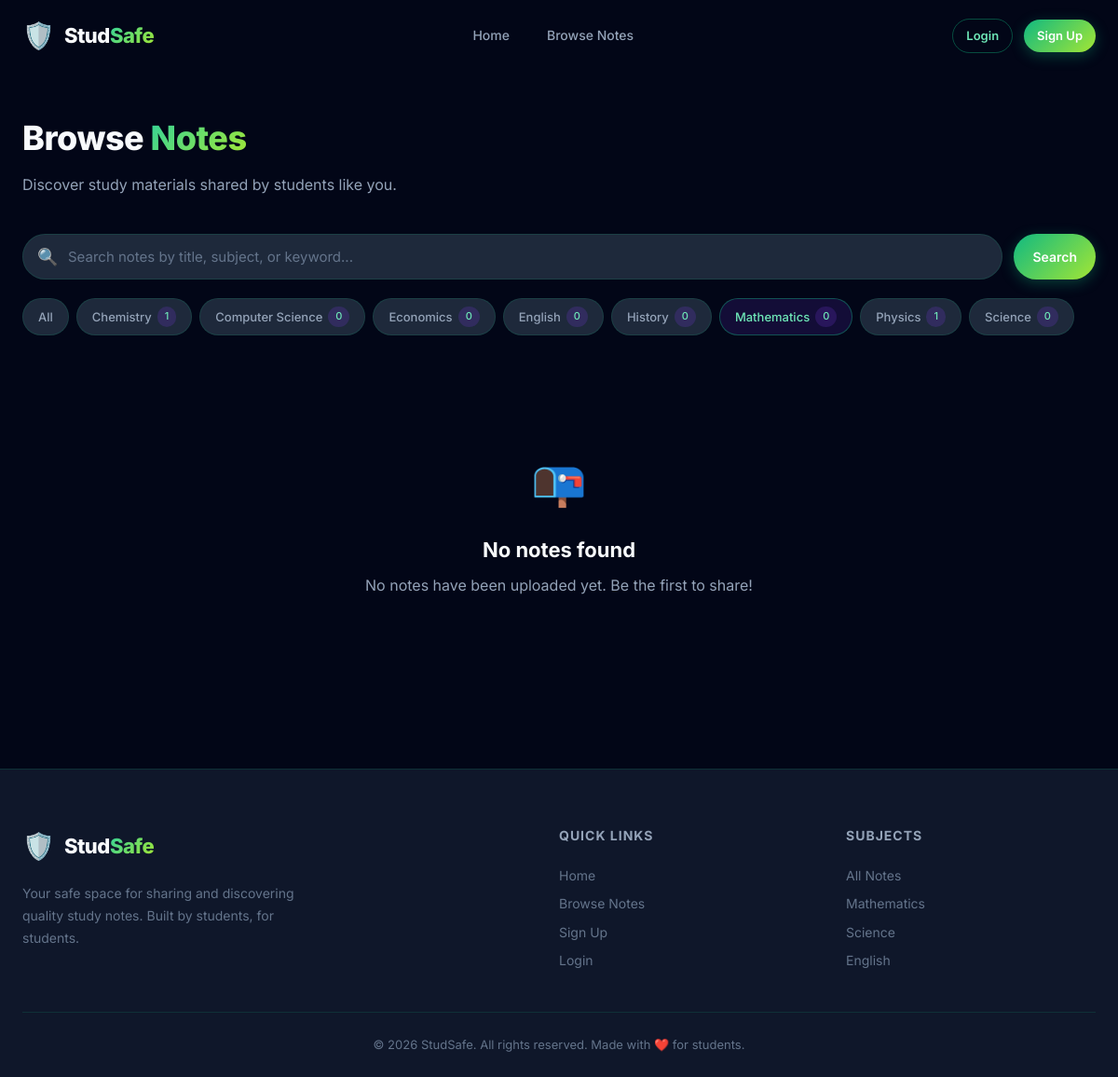
The app's page /browse/?subject=1 with its own data.
### studapp/models.py (models this page shows, shortened)
class Subject(models.Model):
    name = models.CharField(max_length=100, unique=True)
    icon = models.CharField(max_length=50, default='📘')  # emoji icon
    description = models.TextField(blank=True, default='')
    created_at = models.DateTimeField(auto_now_add=True)
    class Meta:
        ordering = ['name']

### studapp/views.py (the view)
# urls.py: path('browse/', views.browse_notes, name='browse'),
def browse_notes(request):
    notes = Note.objects.select_related('subject', 'uploaded_by')
    subjects = Subject.objects.annotate(note_count=Count('notes'))
    subject_id = request.GET.get('subject')
    if subject_id:
        notes = notes.filter(subject_id=subject_id)
    query = request.GET.get('q', '')
    if query:
        notes = notes.filter(
            Q(title__icontains=query) |
            Q(description__icontains=query) |
            Q(subject__name__icontains=query)
        )
    context = {
        'notes': notes,
        'subjects': subjects,
        'current_subject': subject_id,
        'search_query': query,
    }
    return render(request, 'browse.html', context)

### studapp/templates/browse.html (shortened to what this page needs)
{% extends 'base.html' %}
{% block content %}
<section class="browse-section" id="browse-section">
    <div class="section-container">
        <div class="browse-header" id="browse-header">
            <div>
                <h1 class="page-title">Browse <span class="gradient-text">Notes</span></h1>
                <p class="page-subtitle">Discover study materials shared by students like you.</p>
            </div>
        </div>
        <div class="browse-filters" id="browse-filters">
            <form method="get" class="search-form" id="search-form">
                <div class="search-input-wrap">
                    <span class="search-icon">🔍</span>
                    <input type="text" name="q" class="search-input"
                        placeholder="Search notes by title, subject, or keyword..." value="{{ search_query }}"
                        id="search-input">
                </div>
                <button type="submit" class="btn btn-primary" id="search-submit">Search</button>
            </form>
            <div class="subject-filters" id="subject-filters">
                <a href="{% url 'browse' %}" class="filter-chip {% if not current_subject %}active{% endif %}"
                    id="filter-all">All</a>
                {% for subject in subjects %}
                <a href="{% url 'browse' %}?subject={{ subject.id }}"
                    class="filter-chip {% if current_subject == subject.id|stringformat:'d' %}active{% endif %}"
                    id="filter-{{ subject.id }}">
                    {{ subject.icon }} {{ subject.name }} <span class="chip-count">{{ subject.note_count }}</span>
                </a>
                {% endfor %}
            </div>
        </div>
        {% if notes %}
        <div class="notes-grid" id="notes-grid">
            {% for note in notes %}
            <div class="note-card" id="note-{{ note.id }}">
                <div class="note-card-header">
                    <span class="note-subject-badge">{{ note.subject.icon }} {{ note.subject.name }}</span>
                    <span class="note-downloads">⬇️ {{ note.downloads }}</span>
                </div>
                <h3 class="note-title">{{ note.title }}</h3>
                <p class="note-desc">{{ note.description|truncatewords:20 }}</p>
                <div class="note-card-footer">
                    <span class="note-author">By {{ note.uploaded_by.first_name }} {{ note.uploaded_by.last_name
                        }}</span>
                    <span class="note-date">{{ note.created_at|timesince }} ago</span>
                </div>
                <div class="note-card-actions">
                    <a href="{% url 'download' note.id %}" class="btn btn-primary btn-sm" id="download-{{ note.id }}">⬇️
                        Download</a>
                    {% if user.is_authenticated %}
                    <a href="{% url 'toggle_bookmark' note.id %}" class="btn btn-outline btn-sm"
                        id="bookmark-{{ note.id }}">🔖 Bookmark</a>
                    {% endif %}
                </div>
            </div>
            {% endfor %}
        </div>
        {% else %}
        <div class="empty-state" id="empty-state">
            <div class="empty-icon">📭</div>
            <h3>No notes found</h3>
            <p>{% if search_query %}No results for "{{ search_query }}". Try a different search term.{% else %}No notes
                have been uploaded yet. Be the first to share!{% endif %}</p>
        </div>
        {% endif %}
    </div>
</section>
{% endblock %}

### studapp/static/style.css (style rules this page uses)
:root { --primary-50: #ecfdf5; --primary-100: #d1fae5; --primary-200: #a7f3d0; --primary-300: #6ee7b7; --primary-400: #34d399; --primary-500: #10b981; --primary-600: #059669; --primary-700: #047857; --accent-400: #a3e635; --accent-500: #84cc16; --bg-primary: #020617; --bg-secondary: #0f172a; --bg-tertiary: #1e293b; --bg-card: rgba(30, 41, 59, 0.6); --bg-card-hover: rgba(51, 65, 85, 0.7); --bg-primary-rgb: 2, 6, 23; --text-primary: #f8fafc; --text-secondary: #94a3b8; --text-muted: #64748b; --border-subtle: rgba(16, 185, 129, 0.15); --border-active: rgba(16, 185, 129, 0.4); --gradient-primary: linear-gradient(135deg, #10b981, #a3e635); --gradient-hero: linear-gradient(145deg, #020617 0%, #0f172a 50%, #020617 100%); --gradient-card: linear-gradient(145deg, rgba(16, 185, 129, 0.08), rgba(132, 204, 22, 0.05)); --gradient-text: linear-gradient(135deg, #34d399, #a3e635); --shadow-sm: 0 2px 8px rgba(0, 0, 0, 0.3); --shadow-md: 0 4px 20px rgba(0, 0, 0, 0.4); --shadow-lg: 0 8px 40px rgba(0, 0, 0, 0.5); --shadow-glow: 0 0 30px rgba(16, 185, 129, 0.2); --primary-shadow: rgba(16, 185, 129, 0.3); --primary-shadow-hover: rgba(16, 185, 129, 0.4); --container-max: 1200px; --section-padding: 100px 0; --ease-smooth: cubic-bezier(0.4, 0, 0.2, 1); --radius-sm: 8px; --radius-md: 12px; --radius-lg: 16px; --radius-xl: 24px; --radius-full: 9999px; }
*, *::before, *::after { margin: 0; padding: 0; box-sizing: border-box; }
html { scroll-behavior: smooth; }
body { font-family: 'Inter', -apple-system, BlinkMacSystemFont, sans-serif; background: var(--bg-primary); color: var(--text-primary); line-height: 1.6; overflow-x: hidden; -webkit-font-smoothing: antialiased; transition: background-color 0.4s var(--ease-smooth), color 0.4s var(--ease-smooth); }
a { color: var(--primary-300); text-decoration: none; transition: color 0.2s var(--ease-smooth); }
.gradient-text { background: var(--gradient-text); -webkit-background-clip: text; -webkit-text-fill-color: transparent; background-clip: text; }
.section-container { max-width: var(--container-max); margin: 0 auto; padding: 0 24px; }
.btn { display: inline-flex; align-items: center; justify-content: center; gap: 8px; padding: 10px 20px; border-radius: var(--radius-full); font-family: inherit; font-weight: 600; font-size: 14px; cursor: pointer; border: none; transition: all 0.3s var(--ease-smooth); text-decoration: none; white-space: nowrap; }
.btn-primary { background: var(--gradient-primary); color: white; box-shadow: 0 4px 15px var(--primary-shadow); }
.browse-section { padding-top: 120px; padding-bottom: 80px; min-height: 100vh; }
.browse-header { display: flex; align-items: flex-start; justify-content: space-between; margin-bottom: 40px; }
.page-title { font-size: clamp(28px, 3vw, 40px); font-weight: 800; letter-spacing: -0.5px; margin-bottom: 8px; }
.page-subtitle { font-size: 16px; color: var(--text-secondary); }
.browse-filters { margin-bottom: 40px; }
.search-form { display: flex; gap: 12px; margin-bottom: 20px; }
.search-input-wrap { flex: 1; position: relative; }
.search-icon { position: absolute; left: 16px; top: 50%; transform: translateY(-50%); font-size: 18px; }
.search-input { width: 100%; padding: 14px 16px 14px 48px; background: var(--bg-tertiary); border: 1.5px solid var(--border-subtle); border-radius: var(--radius-full); color: var(--text-primary); font-family: inherit; font-size: 15px; outline: none; transition: all 0.2s var(--ease-smooth); }
.search-input::placeholder { color: var(--text-muted); }
.subject-filters { display: flex; gap: 8px; flex-wrap: wrap; }
.filter-chip { padding: 8px 16px; background: var(--bg-tertiary); border: 1px solid var(--border-subtle); border-radius: var(--radius-full); font-size: 13px; font-weight: 500; color: var(--text-secondary); text-decoration: none; transition: all 0.2s var(--ease-smooth); display: inline-flex; align-items: center; gap: 6px; }
.filter-chip:hover, .filter-chip.active { background: rgba(124, 58, 237, 0.15); border-color: var(--border-active); color: var(--primary-300); }
.chip-count { font-size: 11px; background: rgba(124, 58, 237, 0.2); padding: 2px 8px; border-radius: var(--radius-full); color: var(--primary-300); }
.empty-state { text-align: center; padding: 80px 24px; }
.empty-icon { font-size: 48px; margin-bottom: 16px; }
.empty-state h3 { font-size: 22px; font-weight: 700; margin-bottom: 8px; }
.empty-state p { color: var(--text-secondary); margin-bottom: 24px; }

### records on screen
Subject: name "Chemistry", note_count "1"
Subject: name "Computer Science", note_count "0"
Subject: name "Economics", note_count "0"
Subject: name "English", note_count "0"
Subject: name "History", note_count "0"
Subject: name "Mathematics", note_count "0"
Subject: name "Physics", note_count "1"
Subject: name "Science", note_count "0"
